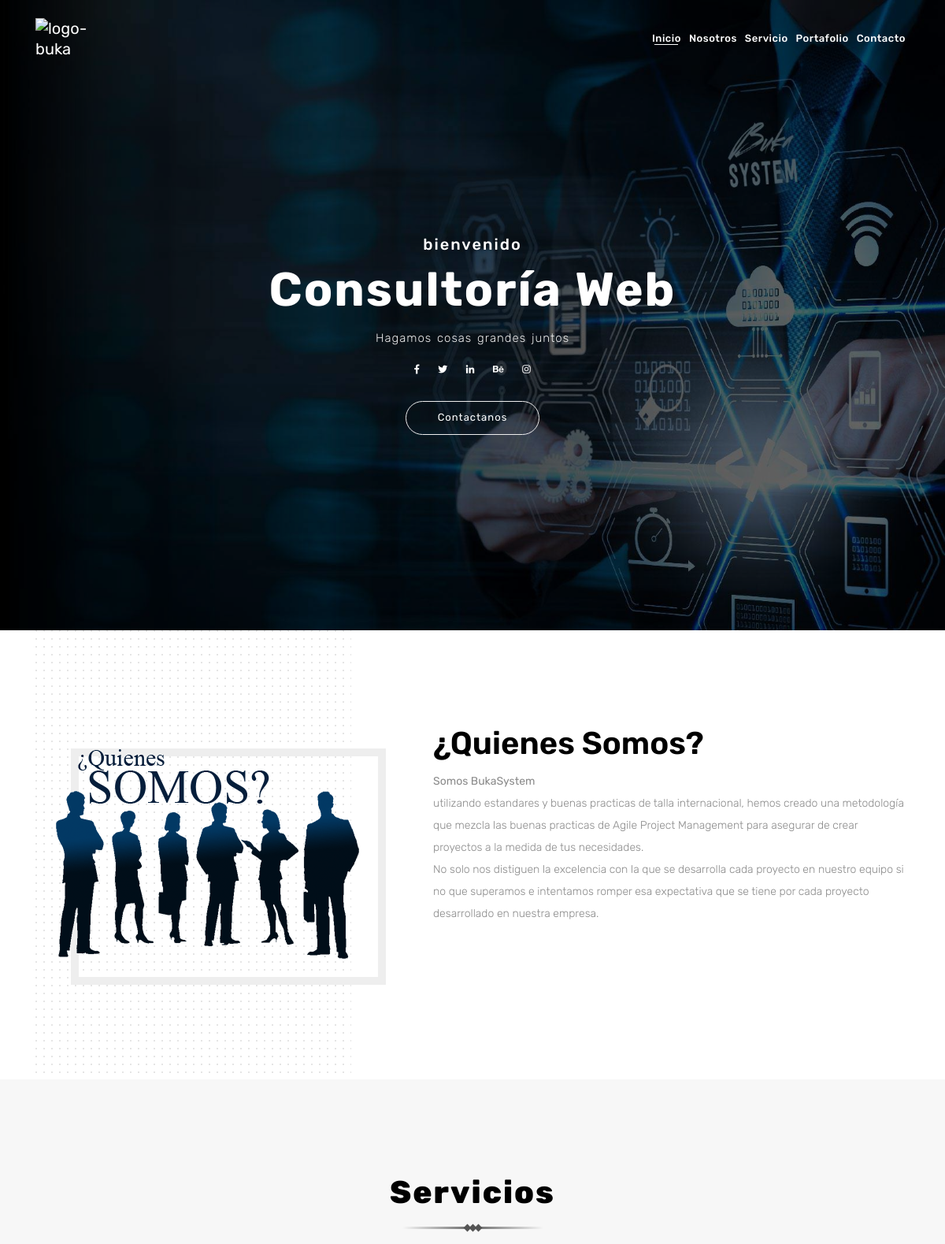
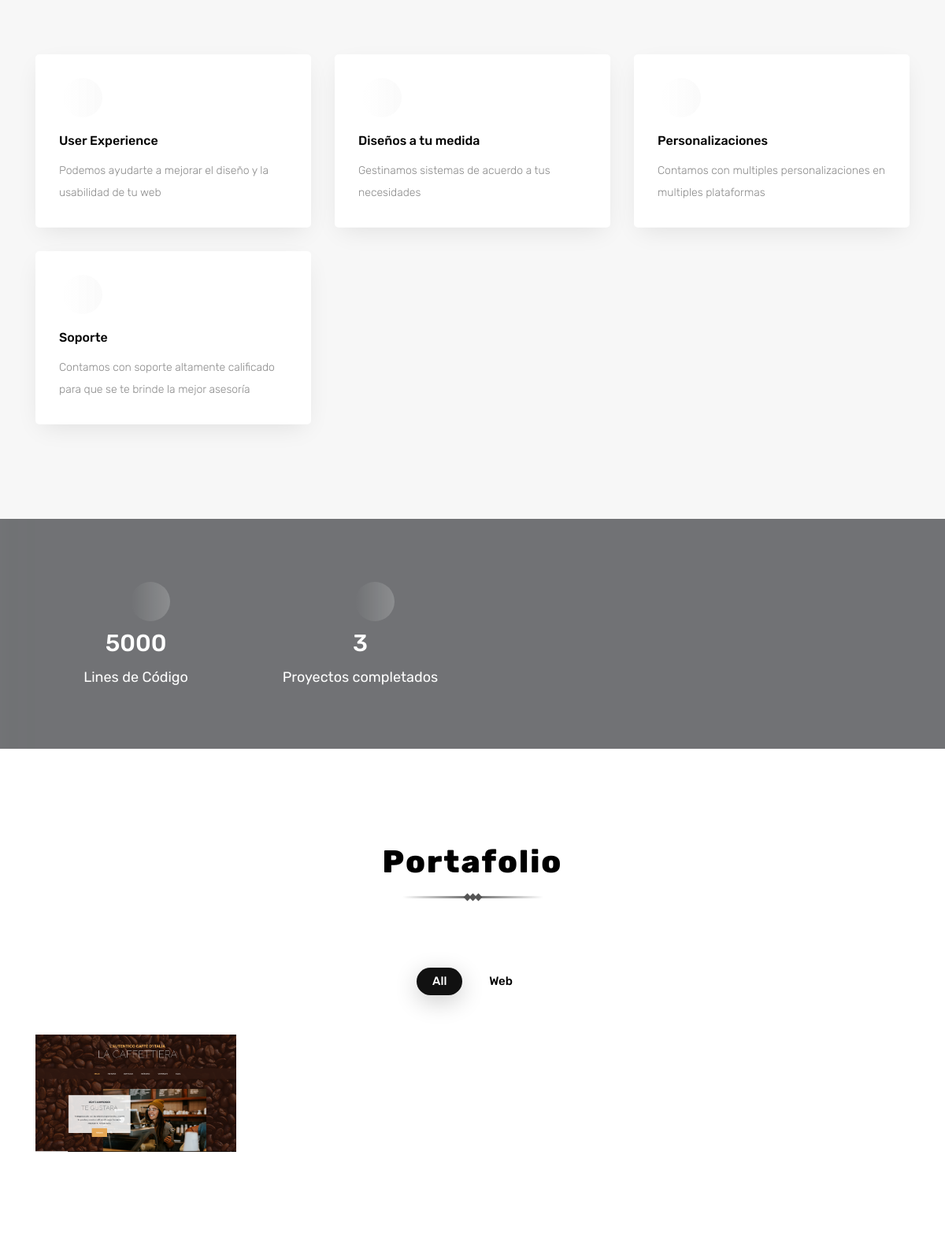
The page / (upper part) on the database its author committed (2 pictures, top to bottom).
### home/models.py (models this page shows, shortened)
class Sections(models.Model):
      name = models.CharField(max_length = 50,verbose_name = "Nombre")
      slug = models.CharField(max_length = 50,verbose_name = "Slug")
      title = models.CharField(max_length = 50,verbose_name = "Titulo")
      description = RichTextField(verbose_name = "Descripcion")
      image = models.ImageField(verbose_name = "Imagen",upload_to = "sections",null = True,blank = True)
      created = models.DateTimeField(auto_now_add=True,verbose_name = "Creado")
      updated = models.DateTimeField(auto_now=True,verbose_name = "Actualizado")
      class Meta:
        verbose_name = "Seccion"
        verbose_name_plural = "Secciones"
        ordering = ["-created"]

class ProjectCategory(models.Model):
      name = models.CharField(max_length=50,verbose_name = "Nombre")
      slug = models.CharField(max_length=50,verbose_name = "Slug")
      metadata = models.CharField(max_length=20,verbose_name = "TagName",null = True,blank = True)
      created = models.DateTimeField(auto_now_add=True,verbose_name = "Creado")
      updated = models.DateTimeField(auto_now=True,verbose_name = "Actualizado")
      class Meta:
        verbose_name = "ProyectoCategoria"
        verbose_name_plural = "ProyectoCategorias"
        ordering = ["-created"]

class Project(models.Model):
    title = models.CharField(max_length=50,verbose_name= "Titulo")
    description = RichTextField(verbose_name = "Descripcion")
    image = models.FileField(verbose_name = "Imagen",upload_to = "projects")
    link = models.URLField(null = True,blank = True,verbose_name ="url")
    created = models.DateTimeField(auto_now_add=True,verbose_name = "Creado")
    updated = models.DateTimeField(auto_now=True,verbose_name = "Actualizado")
    categoria = models.ForeignKey(ProjectCategory,verbose_name = "categoria",on_delete = models.CASCADE)
    class Meta:
        verbose_name = "Proyecto"
        verbose_name_plural = "Proyectos"
        ordering = ["-created"]

### home/views.py (the view)
# urls.py: path('',HomeView.as_view()),
class HomeView(TemplateView):
     template_name = "home.html"
     def get(self,request,*args,**kwargs):
         header = Sections.objects.get(slug = 'header')
         somos = Sections.objects.get(slug = 'somos')
         catproject = ProjectCategory.objects.all()
         projects = Project.objects.all()
         return render(
               request,self.template_name,
                   {
                    'header':header,
                    'somos':somos,
                    'catprojects':catproject,
                    'projects': projects
                   }
                )

### home/processors.py (called while the page is built)
def baseUrl(request):
      dir_ctx = {}
      if settings.DEBUG:
          dir_ctx = {'BASE_URL_HTML':'127.0.0.1'}
      else:
          dir_ctx = {'BASE_URL_HTML':'www.bukasystem.com'}
      return dir_ctx

def redesSociales(request):
     dir_ctx = {
         'URL_FACEBOOK' : 'https://www.facebook.com/bukasystem'
     }
     return dir_ctx

### home/templates/home.html (shortened to what this page needs)
<!DOCTYPE html>
 <html lang="es-MX">
    <head>
        {% load google_analytics_tags %}
        {% load static %}
		<link rel="stylesheet" href="{% static 'home/css/plugins.css' %}" />
        <link rel="stylesheet" href="{% static 'home/css/main.css' %}" />
    </head>
    <body>
		<nav class="navbar c-navbar navbar-expand-lg">
			<div class="container">
            <a class="companylogo" href="#">
              <img src="{% static 'portfolio/img/logo-buka.png' %}" alt="logo-buka">
            </a>
			  <div class="collapse navbar-collapse" id="navbarSupportedContent">
			    <ul class="navbar-nav ml-auto">
			      <li class="nav-item">
			        <a class="c-navbar__nav-link active" href="#" data-scroll-nav="0">Inicio</a>
			      </li>
			      <li class="nav-item">
                    <a class="c-navbar__nav-link" href="#" data-scroll-nav="1">Nosotros</a>
                  </li>
			      <li class="nav-item">
			        <a class="c-navbar__nav-link" href="#" data-scroll-nav="2">Servicio</a>
			      </li>
                  <li class="nav-item">
                    <a class="c-navbar__nav-link" href="#" data-scroll-nav="3">Portafolio</a>
                  </li>
			      <li class="nav-item">
			        <a class="c-navbar__nav-link" href="#" data-scroll-nav="6">Contacto</a>
			      </li>
			    </ul>
			  </div>
			</div>
		</nav>
    	<header class="header creative valign bg-img" data-scroll-index="0" data-overlay-dark="6" data-background="{{header.image.url}}" data-stellar-background-ratio="0.5">
            <div id="particles-js"></div>
    		<div class="container">
    			<div class="row">
    				<div class="offset-lg-1 col-lg-10 text-center caption mt-50">
                        <h6>bienvenido</h6>
                        <h1 class="cd-headline">
                           {{header.title}}
                        </h1>
                        <p>{{header.description | safe}}</p>
                        <div class="social mt-15">
                            <a href="{{URL_FACEBOOK}}" class="icon">
                                <i class="fab fa-facebook-f"></i>
                            </a>
                            <a href="#0" class="icon inactive">
                                <i class="fab fa-twitter"></i>
                            </a>
                            <a href="#0" class="icon inactive">
                                <i class="fab fa-linkedin-in"></i>
                            </a>
                            <a href="#0" class="icon inactive">
                                <i class="fab fa-behance"></i>
                            </a>
                            <a href="#0" class="icon inactive">
                                <i class="fab fa-instagram"></i>
                            </a>
                        </div>
                        <a href="#0" class="butn mt-30" data-scroll-nav="6">Contactanos</a>
    				</div>
    			</div>
    		</div>
    	</header>
        <section class="c-about-us section-padding" data-scroll-index="1">
            <div class="container">
                <div class="row">
                    <div class="col-lg-5">
                        <div class="c-about-us__hero-img mb-md50">
                            <div class="c-about-us__img">
                                <img src="{{somos.image.url}}" alt="">
                            </div>
                        </div>
                    </div>
                    <div class="col-lg-7">
                        <div class="c-about-us__content">
                            <h2 class="c-about-us__h2" data-title="about-us">{{somos.title}}</h2>
                            {{somos.description | safe}}
                        </div>
                    </div>
                </div>
            </div>
        </section>
        <section class="c-about-services section-padding bg-gray" data-scroll-index="2">
            <div class="container">
                <div class="row">
                    <div class="section-head text-center col-lg-12">
                        <h2>Servicios</h2>
                        <span><i></i><i></i><i></i></span>
                    </div>
                    <div class="col-lg-4 col-md-6">
                        <div class="c-about-services__item mb-md30">
                            <span class="c-about-services__icon ti-gallery"></span>
                            <h6>User Experience</h6>
                            <p>
                             Podemos ayudarte a mejorar el diseño y la usabilidad de tu web
                           </p>
                        </div>
                    </div>
                    <div class="col-lg-4 col-md-6">
                        <div class="c-about-services__item mb-30">
                            <span class="c-about-services__icon ti-package"></span>
                            <h6>Dise&ntilde;os a tu medida</h6>
                            <p>Gestinamos sistemas de acuerdo a tus necesidades</p>
                        </div>
                    </div>
                    <div class="col-lg-4 col-md-6">
                        <div class="c-about-services__item mb-30">
                            <span class="c-about-services__icon ti-dashboard"></span>
                            <h6>Personalizaciones</h6>
                            <p>Contamos con multiples personalizaciones en multiples plataformas</p>
                        </div>
                    </div>
                    <div class="col-lg-4 col-md-6">
                        <div class="c-about-services__item">
                            <span class="c-about-services__icon ti-comments-smiley"></span>
                            <h6>Soporte</h6>
                            <p>Contamos con soporte altamente calificado para que se te brinde la mejor asesor&iacute;a </p>
                        </div>
                    </div>
                </div>
            </div>
        </section>
        <div class="c-numbers numbers bg-img bg-fixed" data-overlay-dark="5" data-background="img/1.jpg">
            <div class="container">
                <div class="row">
                    <div class="col-lg-3 col-md-6">
                        <div class="item text-center">
                            <span class="c-numbers__icon ti-shield"></span>
                            <h4 class="count">5000</h4>
                            <h6 data-title="Liens Of Code">Lines de C&oacute;digo</h6>
                        </div>
                    </div>
                    <div class="col-lg-3 col-md-6">
                        <div class="item text-center mb-md50">
                            <span class="c-numbers__icon ti-layers-alt"></span>
                            <h4 class="count">3</h4>
                            <h6>Proyectos completados</h6>
                        </div>
                    </div>
                </div>
            </div>
        </div>
        <section class="works section-padding" data-scroll-index="3">
            <div class="container">
                <div class="row">
                    <div class="section-head text-center col-lg-12">
                        <h2>Portafolio</h2>
                        <span><i></i><i></i><i></i></span>
                    </div>
                    <div class="filtering text-center mb-20 col-sm-12">
                        <div class="filter">
                        <span data-filter="*" class="active">All</span>
                            {% for categoria in catprojects %}
                              <span data-filter='.{{categoria.slug}}'>{{categoria.name}}</span>
                            {% endfor %}
                        </div>
                    </div>
                    <div class="gallery text-center full-width">
                         {% for project in projects %}
                        <div class="col-lg-3 col-md-6 items {{project.categoria.slug}}">
                            <div class="item-img">
                                <img src="{{ project.image.url }}" alt="img-project-success">
                            </div>
                        </div>
                     {% endfor %}
                    </div>
                </div>
            </div>
        </section>
    </body>
</html>

### rows shown on the page
Sections: title "Consultoría Web", description "Hagamos cosas grandes juntos"
Sections: image (picture), title "¿Quienes Somos?", description "Somos BukaSystem utilizando estandares y buenas practicas de talla internacional, hemos creado una metodología que mezcla las buenas practicas de Agile Project Management para asegurar de crear proyectos a la medida de tus necesidades. No solo nos distiguen la excelencia con la que se desarrolla cada proyecto en nuestro equipo si no que superamos e intentamos romper esa expectativa que se tiene por cada proyecto desarrollado en nuestra empresa."
ProjectCategory: name "Web"
Project: image (picture)
